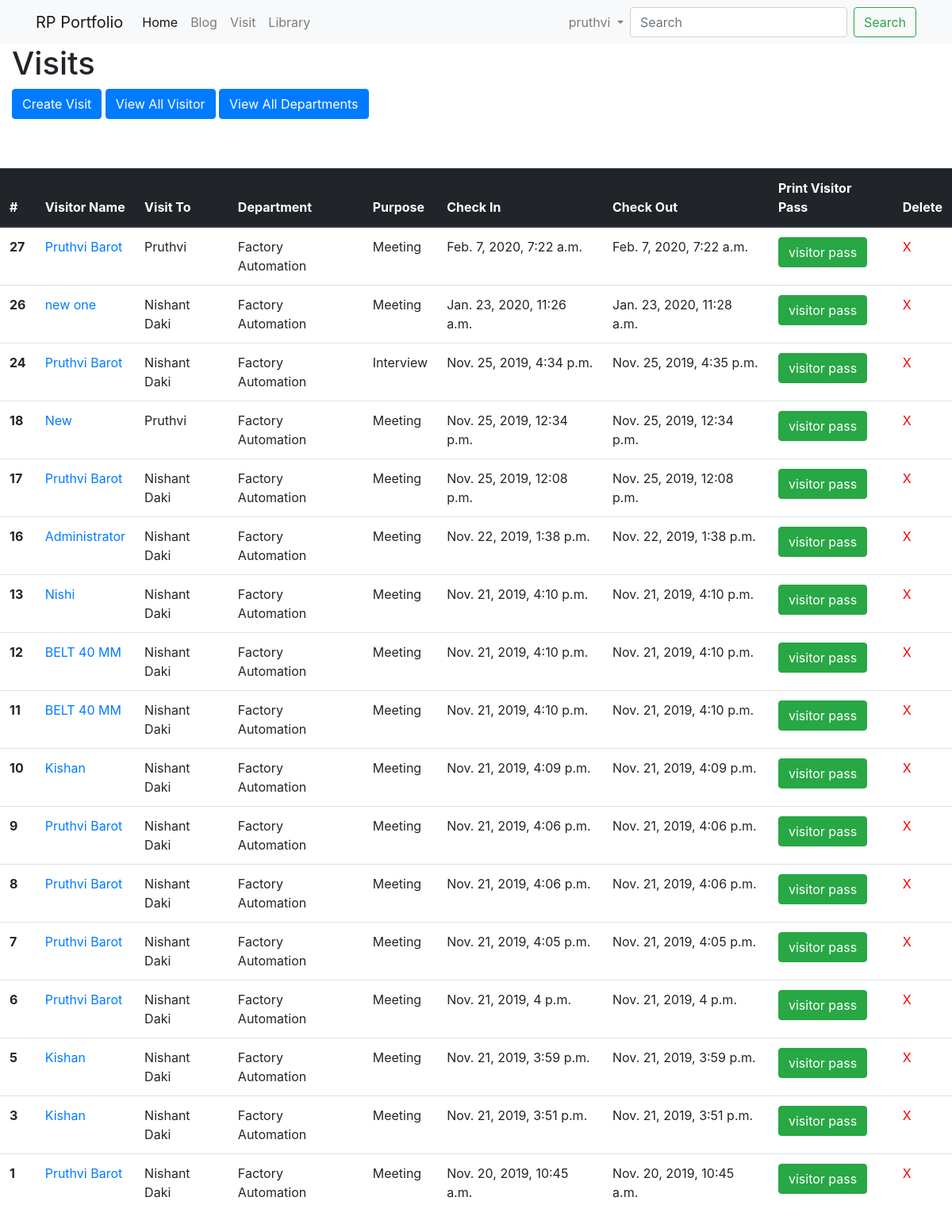
/visitor_app/visit/ (signed in), run on the app's committed database.
### visitor_app/models.py (models this page shows)
class Visit(models.Model):
	visitor_name = models.ForeignKey('Visitor',on_delete=models.CASCADE)
	visitor_phone = models.CharField(max_length=20)
	visitor_email = models.EmailField(max_length=250)
	visit_to = models.ForeignKey('VisitFor',on_delete=models.CASCADE)
	department = models.ForeignKey('Department',on_delete=models.CASCADE)
	purpose = models.CharField(max_length=150)
	checkOut_time = models.DateTimeField(null=True)
	checkIn_time = models.DateTimeField(null=True)
	objects = VisitManager()

class Visitor(models.Model):
	name = models.CharField(max_length=50)
	email = models.EmailField(max_length=254)
	phone = models.CharField(max_length=20)
	address = models.TextField(max_length=250)
	image = models.ImageField(upload_to="image/")
	def __str__(self):
		return self.name

class VisitFor(models.Model):
	name = models.CharField(max_length=50)
	department = models.ForeignKey('Department',on_delete=models.CASCADE)
	def __str__(self):
		return self.name

class Department(models.Model):
	department_name = models.CharField(max_length=25)
	def __str__(self):
		return self.department_name

### visitor_app/views.py (the view)
# urls.py: path("visit/", views.visit_index, name="visit_index"),
@login_required(login_url='/login/')
def visit_index(request):
    visit = Visit.objects.all().order_by('-pk')
    context = {
        'visit': visit
    }
    return render(request, 'visit_index.html', context)

### visitor_app/models.py (called while the page is built)
	def get_queryset(self):
		return VisitQuerySet(self.model,using=self._db)

### visitor_app/templates/visit_index.html
{% extends "base.html" %}
{% block page_content %}
<h1>Visits</h1>
<a href="{% url 'create_visit' %}" class="btn btn-primary">
Create Visit
</a>
<a href="{% url 'all_visitor' %}" class="btn btn-primary">
View All Visitor
</a>
<a href="{% url 'all_department' %}" class="btn btn-primary">
View All Departments
</a>
<div class="row">
    <table class="table table-hover">
        <thead class="thead-dark">
            <tr>
                <th scope="col">#</th>
                <th scope="col">Visitor Name</th>
                <th scope="col">Visit To</th>
                <th scope="col">Department</th>
                <th scope="col">Purpose</th>
                <th scope="col">Check In</th>
                <th scope="col">Check Out</th>
                <th scope="col">Print Visitor Pass</th>
                <th scope="col">Delete</th>
            </tr>
        </thead>
        <tbody>
            {% for line in visit %}
                <tr>
                    <th scope="row">{{line.id}}</th>
                    <td> <a href="{% url 'visit_profile' line.visitor_name.id%}"> {{line.visitor_name}} </a></td>
                    <td> {{line.visit_to}}</td>
                    <td> {{line.department}} </td>
                    <td> {{line.purpose}}</td>
                    <td>
                    {%if line.checkIn_time %}
                    {{line.checkIn_time}}
                    {% else %}
                    <a href="{% url 'check_in' line.id%}" class="btn btn-primary">Check In</a>
                    {% endif %}
                    </td>
                    <td>
                    {% if line.checkOut_time == None and line.checkIn_time != None %}
                    <a href="{% url 'check_out' line.id%}" class="btn btn-primary">Check Out</a>
                    {% elif line.checkOut_time %}
                    {{line.checkOut_time}}
                    {% else %}
                    -
                    {% endif %}
                    </td>
                    <td><a href="{% url 'print_visitor_pass' line.visitor_name.id %}" class="btn btn-success"> visitor pass </a></td>
                    <td><a href="{% url 'delete_record' line.id %}" style="color:red;"> X </a></td>
                </tr>
            {% endfor %}
        </tbody>
</div>
{% endblock %}

### personal_portfolio/templates/base.html (shortened to what this page needs)
<!DOCTYPE html>
<html lang="en">
<head>
</head>
<body>
<link rel="stylesheet" href="https://stackpath.bootstrapcdn.com/bootstrap/4.1.3/css/bootstrap.min.css">
<nav class="navbar navbar-expand-lg navbar-light bg-light">
    <div class="container">
        <a class="navbar-brand" href="{% url 'project_index' %}">RP Portfolio</a>
        <div class="collapse navbar-collapse" id="navbarSupportedContent">
          <ul class="navbar-nav mr-auto">
            <li class="nav-item active">
              <a class="nav-link" href="{% url 'project_index' %}">Home</a>
            </li>
            <li class="nav-item">
              <a class="nav-link" href="{% url 'blog_index' %}">Blog</a>
            </li>
            <li class="nav-item">
              <a class="nav-link" href="{% url 'visit_index' %}">Visit</a>
            </li>
            <li class="nav-item">
              <a class="nav-link" href="{% url 'index' %}">Library</a>
            </li>
          </ul>
          <ul class="nav navbar-nav navbar-right">
            <li class="nav-item dropdown">
            <a class="nav-link dropdown-toggle" href="#" id="navbarDropdownMenuLink" data-toggle="dropdown" aria-haspopup="true" aria-expanded="false">
              {% if user.is_authenticated %}
              {{ user.get_username }}
              {% else %}
              Login or SignUp
              {% endif %}
            </a>
          </li>
          </ul>
          <form class="form-inline my-2 my-lg-0" action='/search/'>
      <input class="form-control mr-sm-2" type="search" placeholder="Search" name='q' aria-label="Search">
      <button class="btn btn-outline-success my-2 my-sm-0" type="submit">Search</button>
    </form>
        </div>
    </div>
</nav>
<div class="container-fluid">
    {% block page_content %}{% endblock %}
</div>
<div class="container-fluid">
<div class="row">
  <div class="col-md-2" style="margin-top: 5%;">
  </div>
  <div class="col-md-6">
</div>
      <div class="col-sm-10 ">
      </div>
</div>
</div>
</body>
</html>

### data on the page
Visit: id "27", visitor_name "Pruthvi Barot", visit_to "Pruthvi", department "Factory Automation", purpose "Meeting", checkIn_time "Feb. 7, 2020, 7:22 a.m.", checkOut_time "Feb. 7, 2020, 7:22 a.m."
Visit: id "26", visitor_name "new one", visit_to "Nishant Daki", department "Factory Automation", purpose "Meeting", checkIn_time "Jan. 23, 2020, 11:26 a.m.", checkOut_time "Jan. 23, 2020, 11:28 a.m."
Visit: id "24", visitor_name "Pruthvi Barot", visit_to "Nishant Daki", department "Factory Automation", purpose "Interview", checkIn_time "Nov. 25, 2019, 4:34 p.m.", checkOut_time "Nov. 25, 2019, 4:35 p.m."
Visit: id "18", visitor_name "New", visit_to "Pruthvi", department "Factory Automation", purpose "Meeting", checkIn_time "Nov. 25, 2019, 12:34 p.m.", checkOut_time "Nov. 25, 2019, 12:34 p.m."
Visit: id "17", visitor_name "Pruthvi Barot", visit_to "Nishant Daki", department "Factory Automation", purpose "Meeting", checkIn_time "Nov. 25, 2019, 12:08 p.m.", checkOut_time "Nov. 25, 2019, 12:08 p.m."
Visit: id "16", visitor_name "Administrator", visit_to "Nishant Daki", department "Factory Automation", purpose "Meeting", checkIn_time "Nov. 22, 2019, 1:38 p.m.", checkOut_time "Nov. 22, 2019, 1:38 p.m."
Visit: id "13", visitor_name "Nishi", visit_to "Nishant Daki", department "Factory Automation", purpose "Meeting", checkIn_time "Nov. 21, 2019, 4:10 p.m.", checkOut_time "Nov. 21, 2019, 4:10 p.m."
Visit: id "12", visitor_name "BELT 40 MM", visit_to "Nishant Daki", department "Factory Automation", purpose "Meeting", checkIn_time "Nov. 21, 2019, 4:10 p.m.", checkOut_time "Nov. 21, 2019, 4:10 p.m."
Visit: id "11", visitor_name "BELT 40 MM", visit_to "Nishant Daki", department "Factory Automation", purpose "Meeting", checkIn_time "Nov. 21, 2019, 4:10 p.m.", checkOut_time "Nov. 21, 2019, 4:10 p.m."
Visit: id "10", visitor_name "Kishan", visit_to "Nishant Daki", department "Factory Automation", purpose "Meeting", checkIn_time "Nov. 21, 2019, 4:09 p.m.", checkOut_time "Nov. 21, 2019, 4:09 p.m."
Visit: id "9", visitor_name "Pruthvi Barot", visit_to "Nishant Daki", department "Factory Automation", purpose "Meeting", checkIn_time "Nov. 21, 2019, 4:06 p.m.", checkOut_time "Nov. 21, 2019, 4:06 p.m."
Visit: id "8", visitor_name "Pruthvi Barot", visit_to "Nishant Daki", department "Factory Automation", purpose "Meeting", checkIn_time "Nov. 21, 2019, 4:06 p.m.", checkOut_time "Nov. 21, 2019, 4:06 p.m."
Visit: id "7", visitor_name "Pruthvi Barot", visit_to "Nishant Daki", department "Factory Automation", purpose "Meeting", checkIn_time "Nov. 21, 2019, 4:05 p.m.", checkOut_time "Nov. 21, 2019, 4:05 p.m."
Visit: id "6", visitor_name "Pruthvi Barot", visit_to "Nishant Daki", department "Factory Automation", purpose "Meeting", checkIn_time "Nov. 21, 2019, 4 p.m.", checkOut_time "Nov. 21, 2019, 4 p.m."
Visit: id "5", visitor_name "Kishan", visit_to "Nishant Daki", department "Factory Automation", purpose "Meeting", checkIn_time "Nov. 21, 2019, 3:59 p.m.", checkOut_time "Nov. 21, 2019, 3:59 p.m."
Visit: id "3", visitor_name "Kishan", visit_to "Nishant Daki", department "Factory Automation", purpose "Meeting", checkIn_time "Nov. 21, 2019, 3:51 p.m.", checkOut_time "Nov. 21, 2019, 3:51 p.m."
Visit: id "1", visitor_name "Pruthvi Barot", visit_to "Nishant Daki", department "Factory Automation", purpose "Meeting", checkIn_time "Nov. 20, 2019, 10:45 a.m.", checkOut_time "Nov. 20, 2019, 10:45 a.m."

### other printed values
{{ user.get_username }} "pruthvi"
